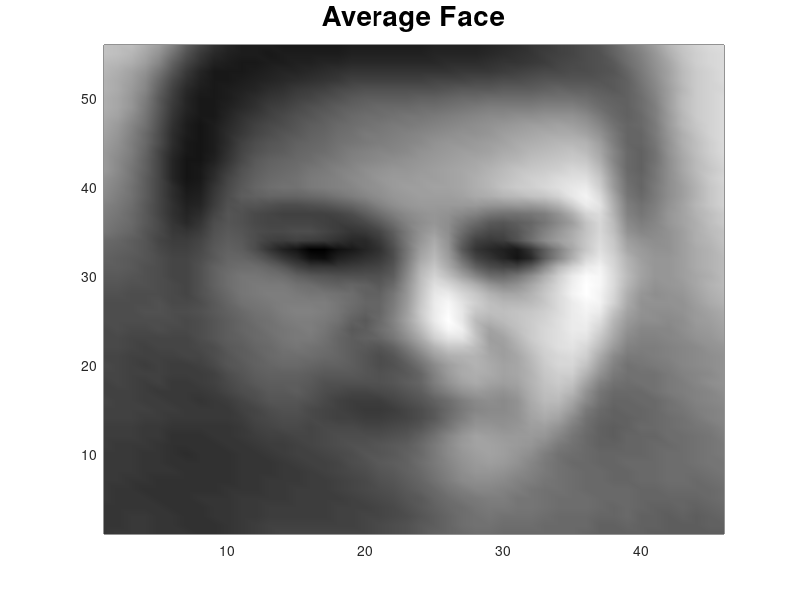
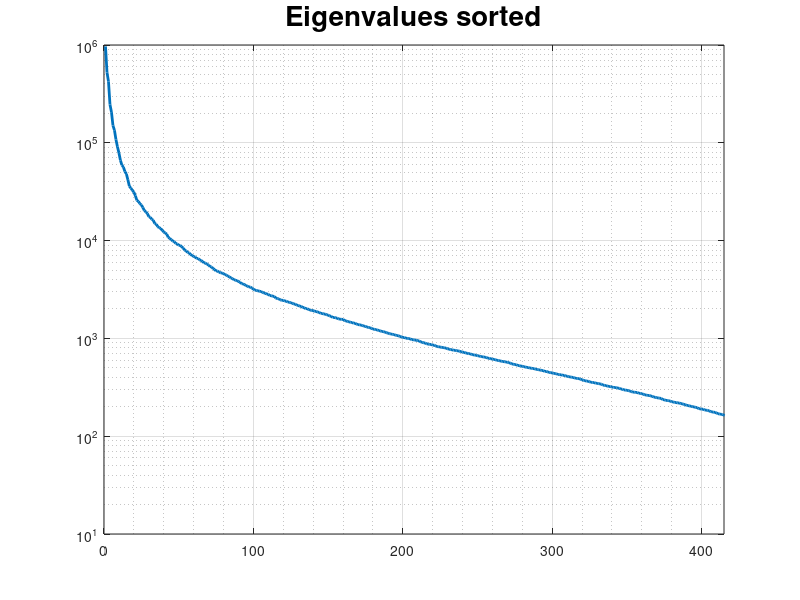
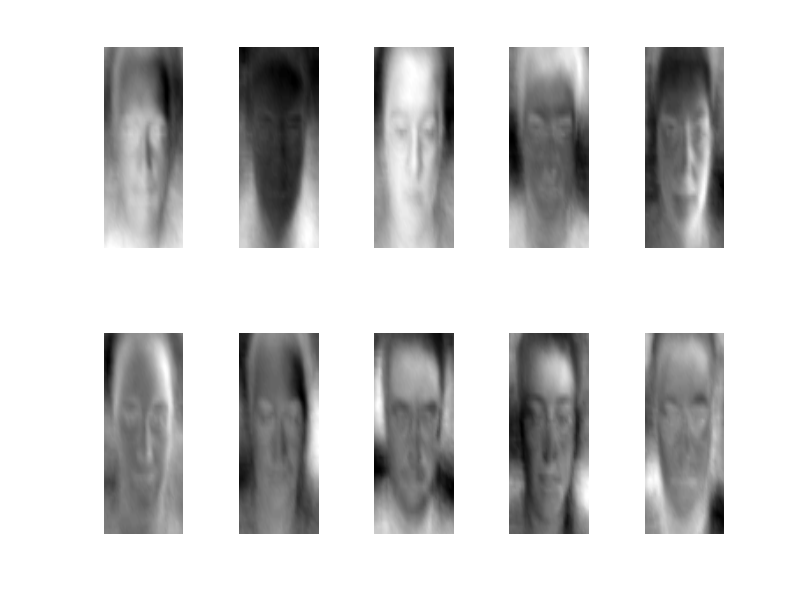

The MATLAB script that drew these images, in order:
%%

% clean up
clc
close all
clear variables

% load partitioned data
load Separated_Data.mat

% change showPlots to true to get images
showPlots = true;

%% Normalise and plot mean face

faceW = 46; faceH = 56;

% subtract mean face from training faces
mean_Face = mean(training,2);
training_t = training - mean_Face;

mean_Face_m = zeros(faceH, faceW, 'double');

% plot mean face
if showPlots == true
    figure(1)
    for i = 1:faceW %extract image one line at a time
        lineStart = (i-1)*faceH + 1;
        lineEnd = i*faceH;
        mean_Face_m(1:faceH,i) = rot90(mean_Face(lineStart:lineEnd), 2);
    end
    
    h = pcolor(mean_Face_m);
    set(h,'edgecolor','none');
    colormap gray
    shading interp
    title('Average Face','fontsize',20)
end

%% Do math and all

% Calculate Covariance Matrix
N = size(training_t, 2);
faceCov = (training_t'*training_t)/N;

% Find eigenvalues and eigenvectors, D is a diagonal matrix - pointless
[V,D] = eig(faceCov);

eigVals = zeros(1, length(D));
% Move the diagonal onto an array
for i = 1:length(D)
    eigVals(i) = D(i,i);
end

%% plot eig vals

% Plot all eigenvalues sorted. Number of non-zero eigenvalues should be N -
% 1, where N is number of training data (416 in this case)
if showPlots == true
    figure(2)
    plot(sort(eigVals,'descend'),'linewidth',2)
    set(gca,'YScale','log')
    title('Eigenvalues sorted','fontsize',20)
    xlim([0 415])
    grid on
    grid minor
end

%% get M best eigenvectors/values

% technically the eigenvalues are presorted in the ascending order. But
% just to be sure sort them again
M = 50;
[sortedEigs,sortedIdx] = sort(eigVals,'descend');
bestIdx = sortedIdx(1:M);
eigVals_best = sortedEigs(1:M); % extract top M eigenvalues
eigVecs_best = V(:,bestIdx); % extract best M eigenvectors

%% use A'A eigenvectors to calculate AA' eigenvectors
% A'A and A'A have the same eigenvalues

eigFaceVecs = training_t*eigVecs_best;


%% plot 10 eigenfaces

eigFace = zeros(faceH, faceW, 10, 'double');
if showPlots == true
    figure(3)
    for j = 1:10
        for i = 1:faceW %extract image one line at a time
            lineStart = (i-1)* faceH + 1;
            lineEnd = i*faceH;
            eigFace(1:faceH,i,j) = rot90(eigFaceVecs(lineStart:lineEnd,j), 2);
        end
        subplot(2,5,j)
        h = pcolor(eigFace(:,:,j));
        set(h,'edgecolor','none');
        colormap gray
        shading interp
        set(findobj(gcf, 'type','axes'), 'Visible','off')
    end
end
